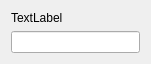
<?xml version="1.0" encoding="UTF-8"?>
<ui version="4.0">
 <class>StringWidget</class>
 <widget class="QWidget" name="StringWidget">
  <property name="geometry">
   <rect>
    <x>0</x>
    <y>0</y>
    <width>151</width>
    <height>56</height>
   </rect>
  </property>
  <property name="windowTitle">
   <string>Form</string>
  </property>
  <layout class="QVBoxLayout" name="verticalLayout">
   <item>
    <widget class="QLabel" name="label_shuoMing">
     <property name="text">
      <string>TextLabel</string>
     </property>
    </widget>
   </item>
   <item>
    <widget class="QLineEdit" name="lineEdit"/>
   </item>
  </layout>
 </widget>
 <resources/>
 <connections/>
</ui>
